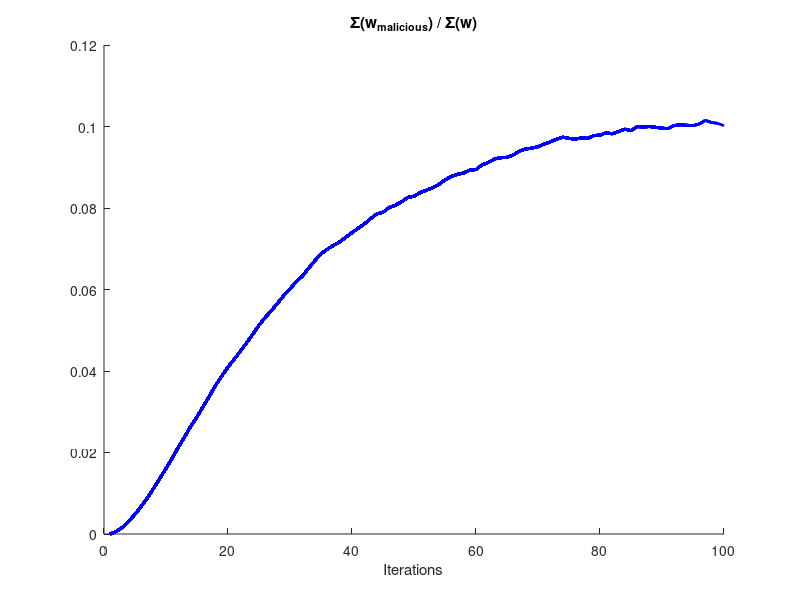
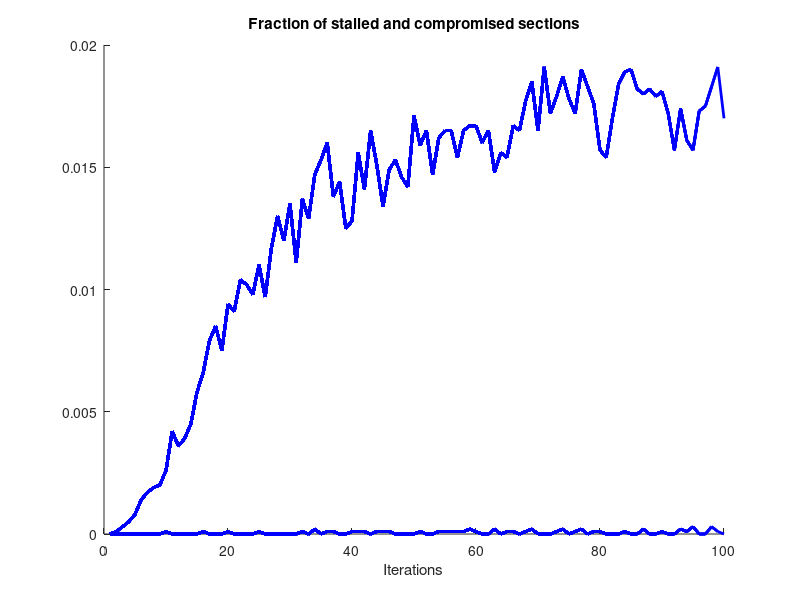
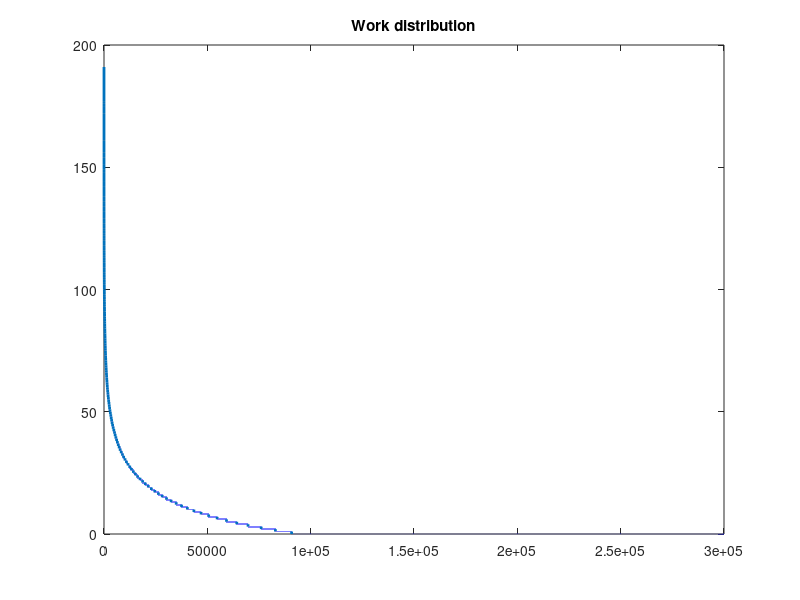
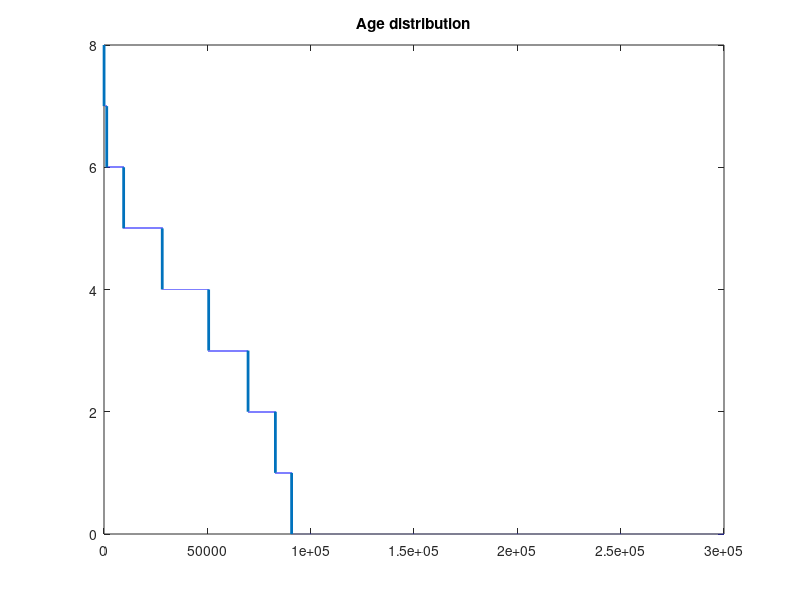

These charts were generated, in order, by the following MATLAB code:
clear all

network_iterations = 200;
init_iterations = 100;

number_of_sections = 10000;
start_section_size = 10;
max_section_size = 30;
part_of_empty_section_slots_filled_per_iteration = 8; % means: 1/8
fraction_of_new_nodes_are_malicious = 0.10;
max_durability = 19;

section_stalled_threshold = 1/3;
section_compromised_threshold = 2/3;

% Initialise network with min_section_size everywhere and only honest nodes
% with zero age
nodes.work = zeros(number_of_sections, max_section_size);
nodes.age = zeros(number_of_sections, max_section_size);
nodes.durability = randi([1,max_durability], number_of_sections, max_section_size);
nodes.malicious = zeros(number_of_sections, max_section_size);
nodes.active = logical(zeros(number_of_sections, max_section_size));
nodes.active(:,1:start_section_size) = ones(number_of_sections, start_section_size);

figure(1); clf
figure(2); clf

% Evolve network before starting
for n = 1:network_iterations
    % All nodes does one unit of work
    nodes.work(nodes.active) += 1;

    % Increase age and relocate if work == 2^n
    nodes_to_age = rem(log2(nodes.work), 1) == 0;
    nodes.age(nodes_to_age) += 1;
    nodes_to_age_indices = find(nodes_to_age);

    % Find target slots
    % Note: this means we relocate towards emptier sections
    node_slots_available = find(nodes.active == false);
    assert(length(nodes_to_age_indices) < length(node_slots_available));
    I = randperm(length(node_slots_available));
    I = I(1:length(nodes_to_age_indices));

    % Relocate
    nodes.work(node_slots_available(I)) = nodes.work(nodes_to_age_indices);
    nodes.age(node_slots_available(I)) = nodes.age(nodes_to_age_indices);
    nodes.durability(node_slots_available(I)) = nodes.durability(nodes_to_age_indices);
    nodes.malicious(node_slots_available(I)) = nodes.malicious(nodes_to_age_indices);
    nodes.active(node_slots_available(I)) = nodes.active(nodes_to_age_indices);
    nodes.work(nodes_to_age_indices) = 0;
    nodes.age(nodes_to_age_indices) = 0;
    nodes.durability(nodes_to_age_indices) = 0;
    nodes.malicious(nodes_to_age_indices) = 0;
    nodes.active(nodes_to_age_indices) = 0;

    % Randomly drop nodes depending on durability
    network_size_before_drop = sum(sum(nodes.active));
    nodes_to_drop = (rand(number_of_sections, max_section_size).*nodes.active) < 1./(nodes.durability + 1);
    nodes.work(nodes_to_drop) = 0;
    nodes.age(nodes_to_drop) = 0;
    nodes.durability(nodes_to_drop) = 0;
    nodes.malicious(nodes_to_drop) = 0;
    nodes.active(nodes_to_drop) = false;

    % Join new nodes
    nodes_to_add = network_size_before_drop - sum(sum(nodes.active));
    node_slots_available = find(nodes.active == false);
    I = randperm(length(node_slots_available));
    assert(length(I) > nodes_to_add);
    I = I(1:nodes_to_add);
    nodes.work(node_slots_available(I)) = 0;
    nodes.age(node_slots_available(I)) = 0;
    nodes.durability(node_slots_available(I)) = randi([1,max_durability], length(I), 1);
    if n > init_iterations
        nodes.malicious(node_slots_available(I)) = logical(rand(length(I), 1) < fraction_of_new_nodes_are_malicious);
    end
    nodes.active(node_slots_available(I)) = true;

    % Only start plotting once we've established a steady-state (honest) network
    if n > init_iterations
        m = n - init_iterations;
        section_size = sum(nodes.active, 2)';
        section_size_mean(m) = mean(section_size);
        section_size_std(m) = std(section_size);
        network_size(m) = sum(section_size);

        section_size_malicious = sum(nodes.malicious, 2)';
        section_size_malicious_mean(m) = mean(section_size_malicious);
        section_size_malicious_std(m) = std(section_size_malicious);
        netsize_size_malicious(m) = sum(section_size_malicious);

        section_work = sum(nodes.work, 2)';
        section_work_mean(m) = mean(section_work);
        section_work_std(m) = std(section_work);
        network_work(m) = sum(section_work);

        section_work_malicious = sum(nodes.work.*nodes.malicious, 2)';
        section_work_malicious_mean(m) = mean(section_work_malicious);
        section_work_malicious_std(m) = std(section_work_malicious);
        network_work_malicious(m) = sum(section_work_malicious);
        network_work_malicious_fraction(m) = network_work_malicious(m) / network_work(m);

        section_load = section_size_malicious ./ section_size;
        section_load_mean(m) = mean(section_load);
        section_load_std(m) = std(section_load);

        stalled_sections(m) = sum(section_load > section_stalled_threshold) / number_of_sections;
        compromised_sections(m) = sum(section_load > section_compromised_threshold) / number_of_sections;

        fprintf('section size (mean/std): %d / %d \n', section_size_mean(m), section_size_std(m));
        fprintf('  section work (mean/std): %d / %d \n', section_work_mean(m), section_work_std(m));
        figure(1)
        hold on
        plot(network_work_malicious_fraction, 'b-', 'linewidth',2);
        title('\Sigma(w_{malicious}) / \Sigma(w)');
        xlabel('Iterations')
        drawnow
        hold off

        figure(2)
        hold on
        plot(stalled_sections, 'b-', 'linewidth', 2);
        plot(compromised_sections, 'b-', 'linewidth', 2);
        title('Fraction of stalled and compromised sections');
        xlabel('Iterations')
        drawnow
        hold off
    end
end

figure(3)
plot(sort(nodes.work(:),'descend'), 'linewidth', 2)
title('Work distribution')
figure(4)
plot(sort(nodes.age(:),'descend'), 'linewidth', 2)
title('Age distribution')

% figure(1)
% print -dpng fraction_malicious_work.png
% figure(2)
% print -dpng fraction_stalled_sections.png
